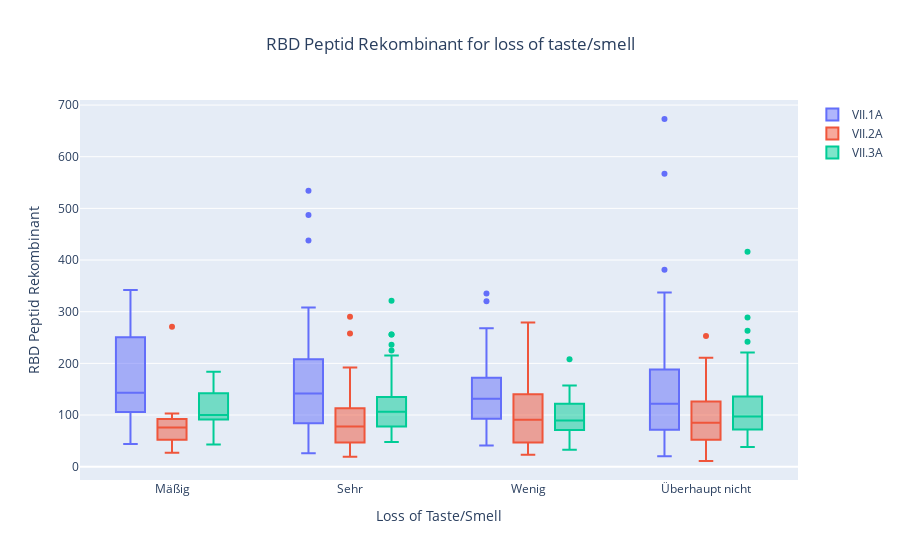

Source (notebook cell):
### Markdown cell above
### Boxplots  
Boxplots for plotting continous variables grouped by a categorical variable

### Code cell
grouped_box_plot(df_sars, 
                 "III.12", # categorical variable
                 ["VII.1A", "VII.2A", "VII.3A"], # list of continuous variables
                 y_title="RBD Peptid Rekombinant",
                 x_title="Loss of Taste/Smell",
                 title="RBD Peptid Rekombinant for loss of taste/smell",
                points=False)

### Figure 1 — Plotly figure (JSON) as saved in the notebook; plotly's stock layout.template omitted (floating-point values rounded to 4 significant figures)
{"data": [{"name": "VII.1A", "type": "box", "x": ["Mäßig", "Mäßig", "Mäßig", "Mäßig", "Mäßig", "Mäßig", "Mäßig", "Mäßig", "Mäßig", "Sehr", "Sehr", "Sehr", "Sehr", "Sehr", "Sehr", "Sehr", "Sehr", "Sehr", "Sehr", "Sehr", "Sehr", "Sehr", "Sehr", "Sehr", "Sehr", "Sehr", "Sehr", "Sehr", "Sehr", "Sehr", "Sehr", "Sehr", "Sehr", "Sehr", "Sehr", "Sehr", "Sehr", "Sehr", "Sehr", "Sehr", "Sehr", "Sehr", "Sehr", "Sehr", "Sehr", "Sehr", "Sehr", "Sehr", "Sehr", "Sehr", "Sehr", "Sehr", "Sehr", "Sehr", "Sehr", "Sehr", "Sehr", "Sehr", "Sehr", "Sehr", "Sehr", "Sehr", "Sehr", "Wenig", "Wenig", "Wenig", "Wenig", "Wenig", "Wenig", "Wenig", "Wenig", "Wenig", "Wenig", "Wenig", "Wenig", "Wenig", "Wenig", "Überhaupt nicht", "Überhaupt nicht", "Überhaupt nicht", "Überhaupt nicht", "Überhaupt nicht", "Überhaupt nicht", "Überhaupt nicht", "Überhaupt nicht", "Überhaupt nicht", "Überhaupt nicht", "Überhaupt nicht", "Überhaupt nicht", "Überhaupt nicht", "Überhaupt nicht", "Überhaupt nicht", "Überhaupt nicht", "Überhaupt nicht", "Überhaupt nicht", "Überhaupt nicht", "Überhaupt nicht", "Überhaupt nicht", "Überhaupt nicht", "Überhaupt nicht", "Überhaupt nicht", "Überhaupt nicht", "Überhaupt nicht", "Überhaupt nicht", "Überhaupt nicht", "Überhaupt nicht", "Überhaupt nicht", "Überhaupt nicht", "Überhaupt nicht", "Überhaupt nicht", "Überhaupt nicht", "Überhaupt nicht", "Überhaupt nicht", "Überhaupt nicht", "Überhaupt nicht", "Überhaupt nicht", "Überhaupt nicht", "Überhaupt nicht", "Überhaupt nicht", "Überhaupt nicht"], "y": [125, 310, 143, 231, 44, 342, 152, 127, 48, 62, 115, 207, 143, 69, 107, 84, 127, 174, 100, 84, 91, 140, 154, 238, 487, 154, 59, 138, 188, 438, 203, 86, 169, 301, 130, 149, 91, 92, 45, 168, 58, 224, 206, 308, 207, 300, 208, 68, 80, 534, 79, 50, 306, 33, 257, 91, 51, 84, 219, 26, 189, 235, 277, 335, 129, 81, 93, 268, 100, 172, 134, 161, 41, 154, 48, 107, 320, 381, 114, 61, 47, 148, 189, 143, 45, 98, 52, 76, 673, 161, 207, 337, 78, 288, 185, 57, 142, 89, 567, 20, 190, 138, 215, 246, 64, 79, 173, 90, 245, 53, 84, 159, 182, 122, 107, 70, 68, 185, 65, 81]}, {"name": "VII.2A", "type": "box", "x": ["Mäßig", "Mäßig", "Mäßig", "Mäßig", "Mäßig", "Mäßig", "Mäßig", "Mäßig", "Mäßig", "Sehr", "Sehr", "Sehr", "Sehr", "Sehr", "Sehr", "Sehr", "Sehr", "Sehr", "Sehr", "Sehr", "Sehr", "Sehr", "Sehr", "Sehr", "Sehr", "Sehr", "Sehr", "Sehr", "Sehr", "Sehr", "Sehr", "Sehr", "Sehr", "Sehr", "Sehr", "Sehr", "Sehr", "Sehr", "Sehr", "Sehr", "Sehr", "Sehr", "Sehr", "Sehr", "Sehr", "Sehr", "Sehr", "Sehr", "Sehr", "Sehr", "Sehr", "Sehr", "Sehr", "Sehr", "Sehr", "Sehr", "Sehr", "Sehr", "Sehr", "Sehr", "Sehr", "Sehr", "Sehr", "Wenig", "Wenig", "Wenig", "Wenig", "Wenig", "Wenig", "Wenig", "Wenig", "Wenig", "Wenig", "Wenig", "Wenig", "Wenig", "Wenig", "Überhaupt nicht", "Überhaupt nicht", "Überhaupt nicht", "Überhaupt nicht", "Überhaupt nicht", "Überhaupt nicht", "Überhaupt nicht", "Überhaupt nicht", "Überhaupt nicht", "Überhaupt nicht", "Überhaupt nicht", "Überhaupt nicht", "Überhaupt nicht", "Überhaupt nicht", "Überhaupt nicht", "Überhaupt nicht", "Überhaupt nicht", "Überhaupt nicht", "Überhaupt nicht", "Überhaupt nicht", "Überhaupt nicht", "Überhaupt nicht", "Überhaupt nicht", "Überhaupt nicht", "Überhaupt nicht", "Überhaupt nicht", "Überhaupt nicht", "Überhaupt nicht", "Überhaupt nicht", "Überhaupt nicht", "Überhaupt nicht", "Überhaupt nicht", "Überhaupt nicht", "Überhaupt nicht", "Überhaupt nicht", "Überhaupt nicht", "Überhaupt nicht", "Überhaupt nicht", "Überhaupt nicht", "Überhaupt nicht", "Überhaupt nicht", "Überhaupt nicht", "Überhaupt nicht"], "y": [271, 79, 27, 103, 75, 89, 50, 76, 53, 46, 78, 104, 50, 38, 107, 47, 66, 61, 128, 40, 50, 81, 290, 184, 130, 27, 28, 79, 64, 135, 65, 74, 133, 192, 75, 94, 30, 99, 36, 87, 116, 121, 53, 165, 96, 141, 106, 46, 19, 40, 29, 71, 258, 78, 26, 53, 129, 111, 78, 47, 50, 111, 113, 113, 145, 47, 90, 279, 92, 140, 29, 95, 45, 206, 23, 62, 64, 143, 60, 85, 206, 40, 61, 82, 128, 44, 66, 89, 94, 70, 118, 114, 146, 84, 184, 11, 253, 94, 23, 18, 82, 192, 89, 52, 48, 49, 104, 82, 211, 37, 24, 170, 53, 120, 82, 24, 208, 95, 196, 92]}, {"name": "VII.3A", "type": "box", "x": ["Mäßig", "Mäßig", "Mäßig", "Mäßig", "Mäßig", "Mäßig", "Mäßig", "Mäßig", "Mäßig", "Sehr", "Sehr", "Sehr", "Sehr", "Sehr", "Sehr", "Sehr", "Sehr", "Sehr", "Sehr", "Sehr", "Sehr", "Sehr", "Sehr", "Sehr", "Sehr", "Sehr", "Sehr", "Sehr", "Sehr", "Sehr", "Sehr", "Sehr", "Sehr", "Sehr", "Sehr", "Sehr", "Sehr", "Sehr", "Sehr", "Sehr", "Sehr", "Sehr", "Sehr", "Sehr", "Sehr", "Sehr", "Sehr", "Sehr", "Sehr", "Sehr", "Sehr", "Sehr", "Sehr", "Sehr", "Sehr", "Sehr", "Sehr", "Sehr", "Sehr", "Sehr", "Sehr", "Sehr", "Sehr", "Wenig", "Wenig", "Wenig", "Wenig", "Wenig", "Wenig", "Wenig", "Wenig", "Wenig", "Wenig", "Wenig", "Wenig", "Wenig", "Wenig", "Überhaupt nicht", "Überhaupt nicht", "Überhaupt nicht", "Überhaupt nicht", "Überhaupt nicht", "Überhaupt nicht", "Überhaupt nicht", "Überhaupt nicht", "Überhaupt nicht", "Überhaupt nicht", "Überhaupt nicht", "Überhaupt nicht", "Überhaupt nicht", "Überhaupt nicht", "Überhaupt nicht", "Überhaupt nicht", "Überhaupt nicht", "Überhaupt nicht", "Überhaupt nicht", "Überhaupt nicht", "Überhaupt nicht", "Überhaupt nicht", "Überhaupt nicht", "Überhaupt nicht", "Überhaupt nicht", "Überhaupt nicht", "Überhaupt nicht", "Überhaupt nicht", "Überhaupt nicht", "Überhaupt nicht", "Überhaupt nicht", "Überhaupt nicht", "Überhaupt nicht", "Überhaupt nicht", "Überhaupt nicht", "Überhaupt nicht", "Überhaupt nicht", "Überhaupt nicht", "Überhaupt nicht", "Überhaupt nicht", "Überhaupt nicht", "Überhaupt nicht", "Überhaupt nicht"], "y": [87, 100, 96, 184, 43, 101, 157, 137, 93, 105, 95, 152, 113, 108, 106, 75, 57, 107, 86, 105, 106, 85, 121, 321, 96, 55, 121, 97, 141, 136, 127, 116, 135, 71, 76, 54, 91, 73, 225, 124, 56, 69, 256, 167, 236, 195, 78, 81, 70, 215, 117, 129, 256, 68, 119, 178, 104, 70, 114, 48, 142, 110, 96, 90, 71, 98, 105, 208, 157, 80, 63, 33, 40, 139, 89, 87, 122, 221, 242, 85, 69, 167, 109, 108, 59, 73, 91, 75, 65, 88, 97, 118, 72, 289, 219, 38, 81, 56, 416, 59, 70, 79, 110, 263, 109, 80, 54, 139, 114, 127, 115, 143, 105, 97, 164, 57, 52, 170, 85, 72]}], "layout": {"boxmode": "group", "title": {"text": "RBD Peptid Rekombinant for loss of taste/smell", "x": 0.5}, "xaxis": {"title": {"text": "Loss of Taste/Smell"}}, "yaxis": {"title": {"text": "RBD Peptid Rekombinant"}}}}
